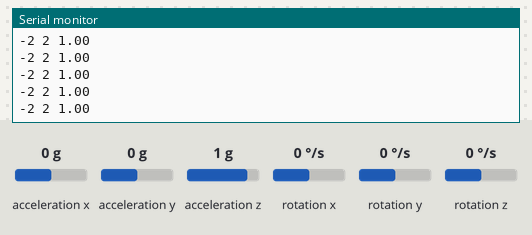
The sketch below on a simulated ESP8266 (NodeMCU). On the bench: the last lines printed to the serial monitor. The inputs (shaded band) are chosen by the test bench; at power-on: acceleration z 1 g, acceleration x 0 g, acceleration y 0 g, rotation x 0 °/s, rotation y 0 °/s, rotation z 0 °/s.

Above: at 1.2 s.
1.3 s: acceleration z set to -1.4 g
At 2.3 s:
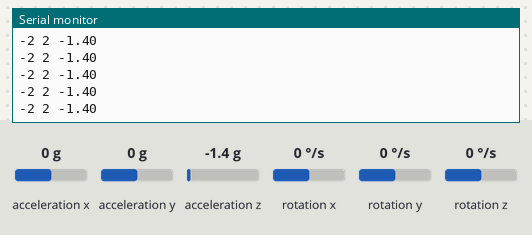
2.8 s: acceleration z set to -0.8 g
At 3.9 s:
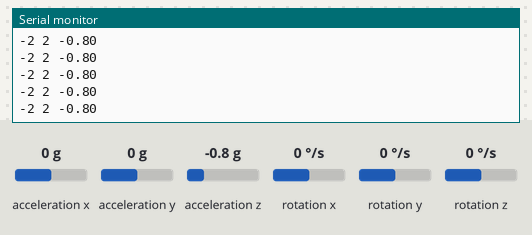
Timing chart, 0 to 5.8 s (numbered marks = the images above; inputs shaded):
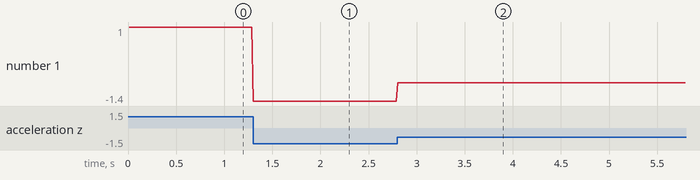

Measured:
- after the input at 1.3 s, the serial monitor: prints a new line at once (image 1)
- after the input at 2.8 s, the serial monitor: prints a new line at once (image 2)
- plotted number 1: 1 → -1.4 after the input at 1.3 s, -1.4 → -0.8 after the input at 2.8 s

The sketch:

a_sensor.ino
```cpp
#include <MPU6050_tockn.h>
#include <Wire.h>
TwoWire i2c;


MPU6050 mpu6050(i2c);

long timeStamp = 0;


void setup() {
    Serial.begin(115200);
    Serial.println("Hello!");

    i2c.begin(D3, D4);
    mpu6050.begin();
}

void loop() {
    // 10ms => 100Hz
    if(millis() - timeStamp > 10){
        mpu6050.update();
        Serial.print("-2 2 ");
        Serial.println(mpu6050.getAccZ());
        timeStamp = millis();
    }
}
```
